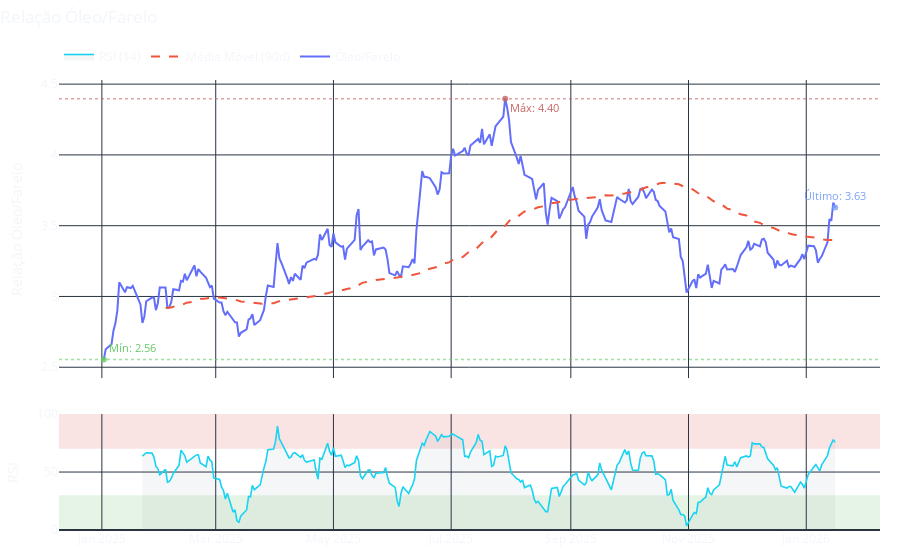
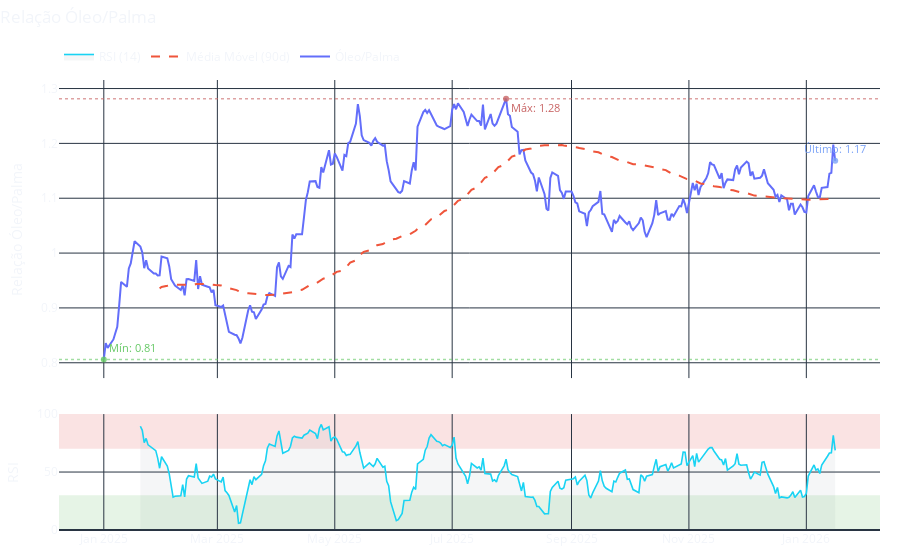
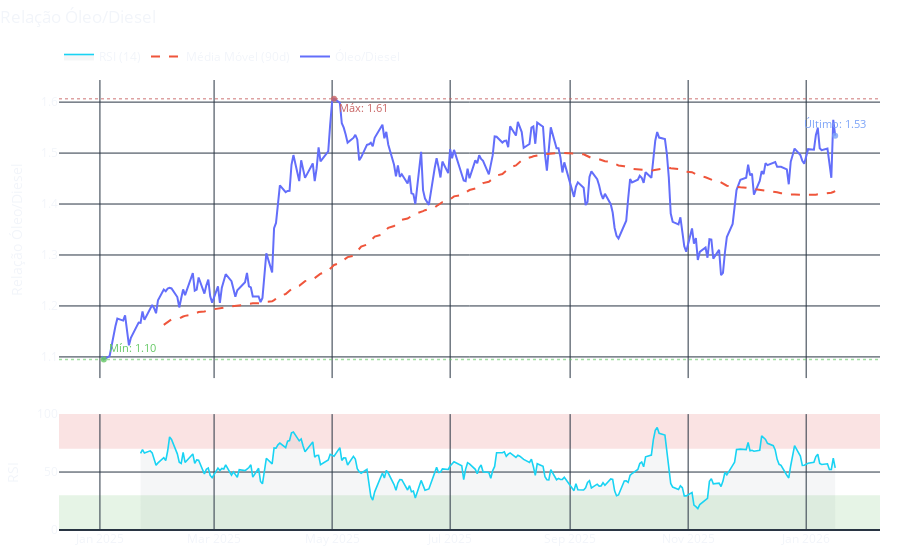

The cell these charts' notebook holds for them, in order:
### Code cell
# ============================================================
# Imports & Config
# ============================================================
import numpy as np
import pandas as pd
import sys
from pathlib import Path
from typing import Dict, Tuple, Optional

ROOT_DIR = Path.cwd().parent
sys.path.append(str(ROOT_DIR))

from src.data_pipeline import oleo_farelo, oleo_palma, oleo_diesel, oil_share
from src.visualization import plot_ratio_std_plotly
from src.utils import apply_theme, date_range_picker, rsi, section
from src.email_utils import send_email_with_chart_attachments, EmailConfig


# ============================================================
# Configuration - MUDE AQUI
# ============================================================
CONFIG = {
    # Data and chart settings
    "start_date": "2025-01-01",
    "subplot_option": "RSI",  # ["Rolling STD", "RSI"]
    "rsi_length": 14,
    "ma_windows": [90],
    "rolling_window_std": 90,
    
    # Email settings
    "send_email": True,
    "email_recipients": [
    "diego.santanna@oleoplan.com.br",
    "otavio.kucharski@oleoplan.com.br",
    "daniel.roesch@oleoplan.com.br",
    "marcel.kuhn@oleoplan.com.br",
    "marcos.leite@oleoplan.com.br",
    "aldryn.comecanha@oleoplan.com.br",
    "leandro.ries@oleoplan.com.br",
    "matheus.castro@oleoplan.com.br",
    "diego.geittens@oleoplan.com.br",
    "guilherme.paese@oleoplan.com.br",
    "bruna.rosa@oleoplan.com.br",
    "chaiane.hochmuller@oleoplan.com.br",
    "catarina.souza@oleoplan.com.br",
    "gabriel.zanette@oleoplan.com.br",
    "rodrigo.lemanski@oleoplan.com.br",
    "fabio.magdaleno@oleoplan.com.br",
    ],
    "email_subject": "Market Monitor - Relatório de Ratios",
    "email_body": (
        "Segue abaixo o relatório atualizado com as análises das relações de "
        "preço de commodities considerando o último settlement price.\n\n"
        "As relações são construídas após conversão das unidades dos ativos para toneladas, "
        "sempre utilizando o continuation future 1"
    ),
    "email_footer": "Este email foi gerado automaticamente pelo Market Monitor Panel. https://market-monitor-op.streamlit.app/",
    "show_timestamp": False,  # Mostrar data/hora no email
}

# Ratio definitions: name -> (dataframe, column_name)
RATIOS: Dict[str, Tuple[pd.DataFrame, str]] = {
    "Óleo/Farelo": (oleo_farelo, "oleo_farelo"),
    "Óleo/Palma": (oleo_palma, "oleo_palma"),
    "Óleo/Diesel": (oleo_diesel, "oleo_diesel"),
    "Oil Share CME": (oil_share, "oil_share"),
}

# Select which ratios to process (add/remove as needed)
RATIOS_TO_PROCESS = ["Óleo/Farelo", "Óleo/Palma", "Óleo/Diesel"]


# ============================================================
# Helper Functions
# ============================================================
def prepare_dataframe(df: pd.DataFrame) -> pd.DataFrame:
    """Convert date column to datetime."""
    df_copy = df.copy()
    df_copy["date"] = pd.to_datetime(df_copy["date"], errors="coerce")
    return df_copy


def get_last_valid_date(df: pd.DataFrame, exclude_today: bool = True) -> Optional[pd.Timestamp]:
    """Get the most recent date from dataframe, optionally excluding today."""
    if df["date"].isna().all():
        return None
    
    today = pd.to_datetime("today").normalize()
    
    if exclude_today:
        valid_dates = df[df["date"] < today]["date"]
        return valid_dates.max() if not valid_dates.empty else None
    
    return df["date"].max()


def filter_data(
    df: pd.DataFrame,
    column: str,
    start_date: pd.Timestamp,
    end_date: Optional[pd.Timestamp]
) -> pd.DataFrame:
    """Filter dataframe by date range and return cleaned view."""
    if end_date is None:
        return pd.DataFrame()
    
    mask = (df["date"] >= start_date) & (df["date"] <= end_date)
    return df.loc[mask, ["date", column]].dropna().sort_values("date")


def create_ratio_chart(
    data: pd.DataFrame,
    y_column: str,
    ratio_name: str,
    config: dict
) -> Optional[object]:
    """Create a ratio chart with configured parameters."""
    if data.empty:
        print(f"Sem dados em {ratio_name} no período selecionado.")
        return None
    
    subplot_key = "std" if config["subplot_option"] == "Rolling STD" else "rsi"
    
    fig = plot_ratio_std_plotly(
        x=data["date"],
        y=data[y_column],
        title=f"Relação {ratio_name}",
        ylabel=f"Relação {ratio_name}",
        rolling_window=config["rolling_window_std"],
        label_series=ratio_name,
        subplot=subplot_key,
        rsi_len=config["rsi_length"],
        rsi_fn=rsi,
        ma_windows=config["ma_windows"],
    )
    
    fig.update_layout(
        title=dict(pad=dict(b=12), x=0.0, xanchor="left", y=0.98, yanchor="top"),
        margin=dict(t=80),
    )
    
    fig.show()
    return fig


# ============================================================
# Main Execution
# ============================================================
def main():
    """Main execution function."""
    start_date = pd.to_datetime(CONFIG["start_date"])
    charts_to_send = {}
    
    for ratio_name in RATIOS_TO_PROCESS:
        if ratio_name not in RATIOS:
            print(f"⚠️  Ratio '{ratio_name}' não encontrado na configuração.")
            continue
        
        df, y_column = RATIOS[ratio_name]
        
        # Prepare data
        df_prepared = prepare_dataframe(df)
        last_date = get_last_valid_date(df_prepared)
        
        # Filter data
        view = filter_data(df_prepared, y_column, start_date, last_date)
        
        # Create chart
        fig = create_ratio_chart(view, y_column, ratio_name, CONFIG)
        
        if fig is not None:
            charts_to_send[ratio_name] = fig
    
    # Send email if configured
    if CONFIG["send_email"] and charts_to_send:
        print("\n" + "="*60)
        print("📧 Enviando email com os gráficos...")
        print("="*60)
        
        # Create email configuration from notebook CONFIG
        email_config = EmailConfig(
            recipients=CONFIG["email_recipients"],
            subject=CONFIG["email_subject"],
            body_text=CONFIG["email_body"],
            footer_text=CONFIG["email_footer"],
            show_timestamp=CONFIG.get("show_timestamp", True),
        )
        
        send_email_with_chart_attachments(
            charts=charts_to_send,
            config=email_config,
        )
        print("="*60)


# Execute
if __name__ == "__main__":
    main()
else:
    main()  # For notebook execution

### Figure 1 — Plotly figure (JSON) as saved in the notebook; plotly's stock layout.template omitted (floating-point values rounded to 4 significant figures; data arrays with more than 128 entries replaced by an {"elided": "..."} marker saying what was removed)
{"data": [{"hovertemplate": "%{x|%d/%m/%Y}<br>Valor: %{y:.2f}<extra></extra>", "mode": "lines", "name": "Óleo/Farelo", "type": "scatter", "x": {"elided": "262 str values"}, "xaxis": "x", "y": {"elided": "262 float values"}, "yaxis": "y"}, {"hovertemplate": "%{x|%d/%m/%Y}<br>MM({w}): %{y:.2f}<extra></extra>", "line": {"dash": "dash"}, "mode": "lines", "name": "Média Móvel (90d)", "type": "scatter", "x": {"elided": "262 str values"}, "xaxis": "x", "y": {"elided": "262 float values"}, "yaxis": "y"}, {"marker": {"color": "rgba(200,100,100,0.8)", "size": 6}, "mode": "markers+text", "name": "Máx", "showlegend": false, "text": ["Máx: 4.40"], "textfont": {"color": "rgba(200,100,100,1)", "size": 11}, "textposition": "bottom right", "type": "scatter", "x": ["2025-07-29T00:00:00"], "xaxis": "x", "y": [4.397], "yaxis": "y"}, {"marker": {"color": "rgba(100,200,100,0.8)", "size": 6}, "mode": "markers+text", "name": "Mín", "showlegend": false, "text": ["Mín: 2.56"], "textfont": {"color": "rgba(100,200,100,1)", "size": 11}, "textposition": "top right", "type": "scatter", "x": ["2025-01-02T00:00:00"], "xaxis": "x", "y": [2.555], "yaxis": "y"}, {"marker": {"color": "rgba(122,162,247,0.8)", "size": 6}, "mode": "markers+text", "name": "Último", "showlegend": false, "text": ["Último: 3.63"], "textfont": {"color": "rgba(122,162,247,1)", "size": 11}, "textposition": "top center", "type": "scatter", "x": ["2026-01-16T00:00:00"], "xaxis": "x", "y": [3.628], "yaxis": "y"}, {"fill": "tonexty", "fillcolor": "rgba(84,110,122,0.06)", "hovertemplate": "%{x|%d/%m/%Y}<br>RSI: %{y:.1f}<extra></extra>", "line": {"width": 1.6}, "mode": "lines", "name": "RSI (14)", "type": "scatter", "x": {"elided": "262 str values"}, "xaxis": "x2", "y": {"elided": "262 float values"}, "yaxis": "y2"}], "layout": {"height": 560, "hovermode": "x unified", "legend": {"orientation": "h", "x": 0, "xanchor": "left", "y": 1.02, "yanchor": "bottom"}, "margin": {"b": 30, "l": 40, "r": 20, "t": 80}, "paper_bgcolor": "rgba(0,0,0,0)", "plot_bgcolor": "rgba(0,0,0,0)", "shapes": [{"line": {"color": "rgba(200,100,100,0.6)", "dash": "dot", "width": 1.5}, "type": "line", "x0": 0, "x1": 1, "xref": "x domain", "y0": 4.397, "y1": 4.397, "yref": "y"}, {"line": {"color": "rgba(100,200,100,0.6)", "dash": "dot", "width": 1.5}, "type": "line", "x0": 0, "x1": 1, "xref": "x domain", "y0": 2.555, "y1": 2.555, "yref": "y"}, {"fillcolor": "rgba(229,115,115,0.20)", "layer": "below", "line": {"width": 0}, "type": "rect", "x0": 0, "x1": 1, "xref": "x2 domain", "y0": 70, "y1": 100, "yref": "y2"}, {"fillcolor": "rgba(129,199,132,0.20)", "layer": "below", "line": {"width": 0}, "type": "rect", "x0": 0, "x1": 1, "xref": "x2 domain", "y0": 0, "y1": 30, "yref": "y2"}], "title": {"pad": {"b": 12}, "text": "Relação Óleo/Farelo", "x": 0, "xanchor": "left", "y": 0.98, "yanchor": "top"}, "xaxis": {"anchor": "y", "domain": [0, 1], "matches": "x2", "rangeslider": {"visible": false}, "showticklabels": false}, "xaxis2": {"anchor": "y2", "domain": [0, 1], "rangeslider": {"visible": false}}, "yaxis": {"anchor": "x", "domain": [0.3376, 1], "title": {"text": "Relação Óleo/Farelo"}}, "yaxis2": {"anchor": "x2", "domain": [0, 0.2576], "range": [0, 100], "title": {"text": "RSI"}}}}

### Figure 2 — Plotly figure (JSON) as saved in the notebook; plotly's stock layout.template omitted (floating-point values rounded to 4 significant figures; data arrays with more than 128 entries replaced by an {"elided": "..."} marker saying what was removed)
{"data": [{"hovertemplate": "%{x|%d/%m/%Y}<br>Valor: %{y:.2f}<extra></extra>", "mode": "lines", "name": "Óleo/Palma", "type": "scatter", "x": {"elided": "273 str values"}, "xaxis": "x", "y": {"elided": "273 float values"}, "yaxis": "y"}, {"hovertemplate": "%{x|%d/%m/%Y}<br>MM({w}): %{y:.2f}<extra></extra>", "line": {"dash": "dash"}, "mode": "lines", "name": "Média Móvel (90d)", "type": "scatter", "x": {"elided": "273 str values"}, "xaxis": "x", "y": {"elided": "273 float values"}, "yaxis": "y"}, {"marker": {"color": "rgba(200,100,100,0.8)", "size": 6}, "mode": "markers+text", "name": "Máx", "showlegend": false, "text": ["Máx: 1.28"], "textfont": {"color": "rgba(200,100,100,1)", "size": 11}, "textposition": "bottom right", "type": "scatter", "x": ["2025-07-29T00:00:00"], "xaxis": "x", "y": [1.282], "yaxis": "y"}, {"marker": {"color": "rgba(100,200,100,0.8)", "size": 6}, "mode": "markers+text", "name": "Mín", "showlegend": false, "text": ["Mín: 0.81"], "textfont": {"color": "rgba(100,200,100,1)", "size": 11}, "textposition": "top right", "type": "scatter", "x": ["2025-01-01T00:00:00"], "xaxis": "x", "y": [0.8061], "yaxis": "y"}, {"marker": {"color": "rgba(122,162,247,0.8)", "size": 6}, "mode": "markers+text", "name": "Último", "showlegend": false, "text": ["Último: 1.17"], "textfont": {"color": "rgba(122,162,247,1)", "size": 11}, "textposition": "top center", "type": "scatter", "x": ["2026-01-16T00:00:00"], "xaxis": "x", "y": [1.168], "yaxis": "y"}, {"fill": "tonexty", "fillcolor": "rgba(84,110,122,0.06)", "hovertemplate": "%{x|%d/%m/%Y}<br>RSI: %{y:.1f}<extra></extra>", "line": {"width": 1.6}, "mode": "lines", "name": "RSI (14)", "type": "scatter", "x": {"elided": "273 str values"}, "xaxis": "x2", "y": {"elided": "273 float values"}, "yaxis": "y2"}], "layout": {"height": 560, "hovermode": "x unified", "legend": {"orientation": "h", "x": 0, "xanchor": "left", "y": 1.02, "yanchor": "bottom"}, "margin": {"b": 30, "l": 40, "r": 20, "t": 80}, "paper_bgcolor": "rgba(0,0,0,0)", "plot_bgcolor": "rgba(0,0,0,0)", "shapes": [{"line": {"color": "rgba(200,100,100,0.6)", "dash": "dot", "width": 1.5}, "type": "line", "x0": 0, "x1": 1, "xref": "x domain", "y0": 1.282, "y1": 1.282, "yref": "y"}, {"line": {"color": "rgba(100,200,100,0.6)", "dash": "dot", "width": 1.5}, "type": "line", "x0": 0, "x1": 1, "xref": "x domain", "y0": 0.8061, "y1": 0.8061, "yref": "y"}, {"fillcolor": "rgba(229,115,115,0.20)", "layer": "below", "line": {"width": 0}, "type": "rect", "x0": 0, "x1": 1, "xref": "x2 domain", "y0": 70, "y1": 100, "yref": "y2"}, {"fillcolor": "rgba(129,199,132,0.20)", "layer": "below", "line": {"width": 0}, "type": "rect", "x0": 0, "x1": 1, "xref": "x2 domain", "y0": 0, "y1": 30, "yref": "y2"}], "title": {"pad": {"b": 12}, "text": "Relação Óleo/Palma", "x": 0, "xanchor": "left", "y": 0.98, "yanchor": "top"}, "xaxis": {"anchor": "y", "domain": [0, 1], "matches": "x2", "rangeslider": {"visible": false}, "showticklabels": false}, "xaxis2": {"anchor": "y2", "domain": [0, 1], "rangeslider": {"visible": false}}, "yaxis": {"anchor": "x", "domain": [0.3376, 1], "title": {"text": "Relação Óleo/Palma"}}, "yaxis2": {"anchor": "x2", "domain": [0, 0.2576], "range": [0, 100], "title": {"text": "RSI"}}}}

### Figure 3 — Plotly figure (JSON) as saved in the notebook; plotly's stock layout.template omitted (floating-point values rounded to 4 significant figures; data arrays with more than 128 entries replaced by an {"elided": "..."} marker saying what was removed)
{"data": [{"hovertemplate": "%{x|%d/%m/%Y}<br>Valor: %{y:.2f}<extra></extra>", "mode": "lines", "name": "Óleo/Diesel", "type": "scatter", "x": {"elided": "262 str values"}, "xaxis": "x", "y": {"elided": "262 float values"}, "yaxis": "y"}, {"hovertemplate": "%{x|%d/%m/%Y}<br>MM({w}): %{y:.2f}<extra></extra>", "line": {"dash": "dash"}, "mode": "lines", "name": "Média Móvel (90d)", "type": "scatter", "x": {"elided": "262 str values"}, "xaxis": "x", "y": {"elided": "262 float values"}, "yaxis": "y"}, {"marker": {"color": "rgba(200,100,100,0.8)", "size": 6}, "mode": "markers+text", "name": "Máx", "showlegend": false, "text": ["Máx: 1.61"], "textfont": {"color": "rgba(200,100,100,1)", "size": 11}, "textposition": "bottom right", "type": "scatter", "x": ["2025-05-02T00:00:00"], "xaxis": "x", "y": [1.607], "yaxis": "y"}, {"marker": {"color": "rgba(100,200,100,0.8)", "size": 6}, "mode": "markers+text", "name": "Mín", "showlegend": false, "text": ["Mín: 1.10"], "textfont": {"color": "rgba(100,200,100,1)", "size": 11}, "textposition": "top right", "type": "scatter", "x": ["2025-01-03T00:00:00"], "xaxis": "x", "y": [1.095], "yaxis": "y"}, {"marker": {"color": "rgba(122,162,247,0.8)", "size": 6}, "mode": "markers+text", "name": "Último", "showlegend": false, "text": ["Último: 1.53"], "textfont": {"color": "rgba(122,162,247,1)", "size": 11}, "textposition": "top center", "type": "scatter", "x": ["2026-01-16T00:00:00"], "xaxis": "x", "y": [1.534], "yaxis": "y"}, {"fill": "tonexty", "fillcolor": "rgba(84,110,122,0.06)", "hovertemplate": "%{x|%d/%m/%Y}<br>RSI: %{y:.1f}<extra></extra>", "line": {"width": 1.6}, "mode": "lines", "name": "RSI (14)", "type": "scatter", "x": {"elided": "262 str values"}, "xaxis": "x2", "y": {"elided": "262 float values"}, "yaxis": "y2"}], "layout": {"height": 560, "hovermode": "x unified", "legend": {"orientation": "h", "x": 0, "xanchor": "left", "y": 1.02, "yanchor": "bottom"}, "margin": {"b": 30, "l": 40, "r": 20, "t": 80}, "paper_bgcolor": "rgba(0,0,0,0)", "plot_bgcolor": "rgba(0,0,0,0)", "shapes": [{"line": {"color": "rgba(200,100,100,0.6)", "dash": "dot", "width": 1.5}, "type": "line", "x0": 0, "x1": 1, "xref": "x domain", "y0": 1.607, "y1": 1.607, "yref": "y"}, {"line": {"color": "rgba(100,200,100,0.6)", "dash": "dot", "width": 1.5}, "type": "line", "x0": 0, "x1": 1, "xref": "x domain", "y0": 1.095, "y1": 1.095, "yref": "y"}, {"fillcolor": "rgba(229,115,115,0.20)", "layer": "below", "line": {"width": 0}, "type": "rect", "x0": 0, "x1": 1, "xref": "x2 domain", "y0": 70, "y1": 100, "yref": "y2"}, {"fillcolor": "rgba(129,199,132,0.20)", "layer": "below", "line": {"width": 0}, "type": "rect", "x0": 0, "x1": 1, "xref": "x2 domain", "y0": 0, "y1": 30, "yref": "y2"}], "title": {"pad": {"b": 12}, "text": "Relação Óleo/Diesel", "x": 0, "xanchor": "left", "y": 0.98, "yanchor": "top"}, "xaxis": {"anchor": "y", "domain": [0, 1], "matches": "x2", "rangeslider": {"visible": false}, "showticklabels": false}, "xaxis2": {"anchor": "y2", "domain": [0, 1], "rangeslider": {"visible": false}}, "yaxis": {"anchor": "x", "domain": [0.3376, 1], "title": {"text": "Relação Óleo/Diesel"}}, "yaxis2": {"anchor": "x2", "domain": [0, 0.2576], "range": [0, 100], "title": {"text": "RSI"}}}}
